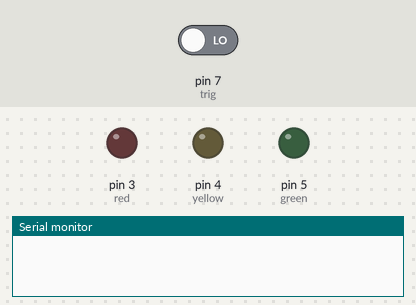
This sketch was run on a simulated Arduino Uno, built with avr-gcc and run on an emulated ATmega328P. Shown: output pins drawn as LEDs (lit = HIGH), the last lines printed to the serial monitor. The test bench sets the inputs (shaded band); at power-on: pin 7 (trig) LOW.

Above: at 0.1 s.
At 1.6 s:
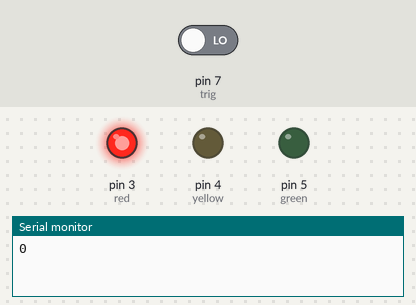
Timing chart, 0 to 3.1 s (numbered marks = the images above):
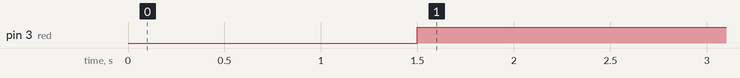

Measured:
- by itself, pin 3 (red): LOW → HIGH at 1.5 s

The sketch:

parking_Sensor.ino
```cpp
int duration;
int distance;
int trig=7;
int echo=7;

int red=3;
int yellow=4;
int green=5;

void setup() {
  // put your setup code here, to run once:
  pinMode(red, OUTPUT);
  pinMode(yellow, OUTPUT);
  pinMode(green, OUTPUT);
  pinMode(trig, OUTPUT);
  pinMode(echo,INPUT);
Serial.begin(9600);

}

void loop() {
  // put your main code here, to run repeatedly:
 digitalWrite(trig, LOW);
 delayMicroseconds(2);
 digitalWrite(trig, HIGH);
 delayMicroseconds(10);
 digitalWrite(trig, LOW);
 duration = pulseIn(echo, HIGH);
 distance = duration/58.2;
  Serial.println(distance);
  delay(500);


  if (distance <= 100 && distance >= 60){
      digitalWrite(green,HIGH);
      digitalWrite(yellow,LOW);
      digitalWrite(red,LOW);
    }else if(distance <= 59 && distance >= 30 ){

      digitalWrite(green,LOW);
      digitalWrite(yellow,HIGH);
      digitalWrite(red,LOW);
      } else if (distance<=29){
      digitalWrite(green,LOW);
      digitalWrite(yellow,LOW);
      digitalWrite(red,HIGH);

        }else{
      digitalWrite(green,LOW);
      digitalWrite(yellow,LOW);
      digitalWrite(red,LOW);


          }
}
```
